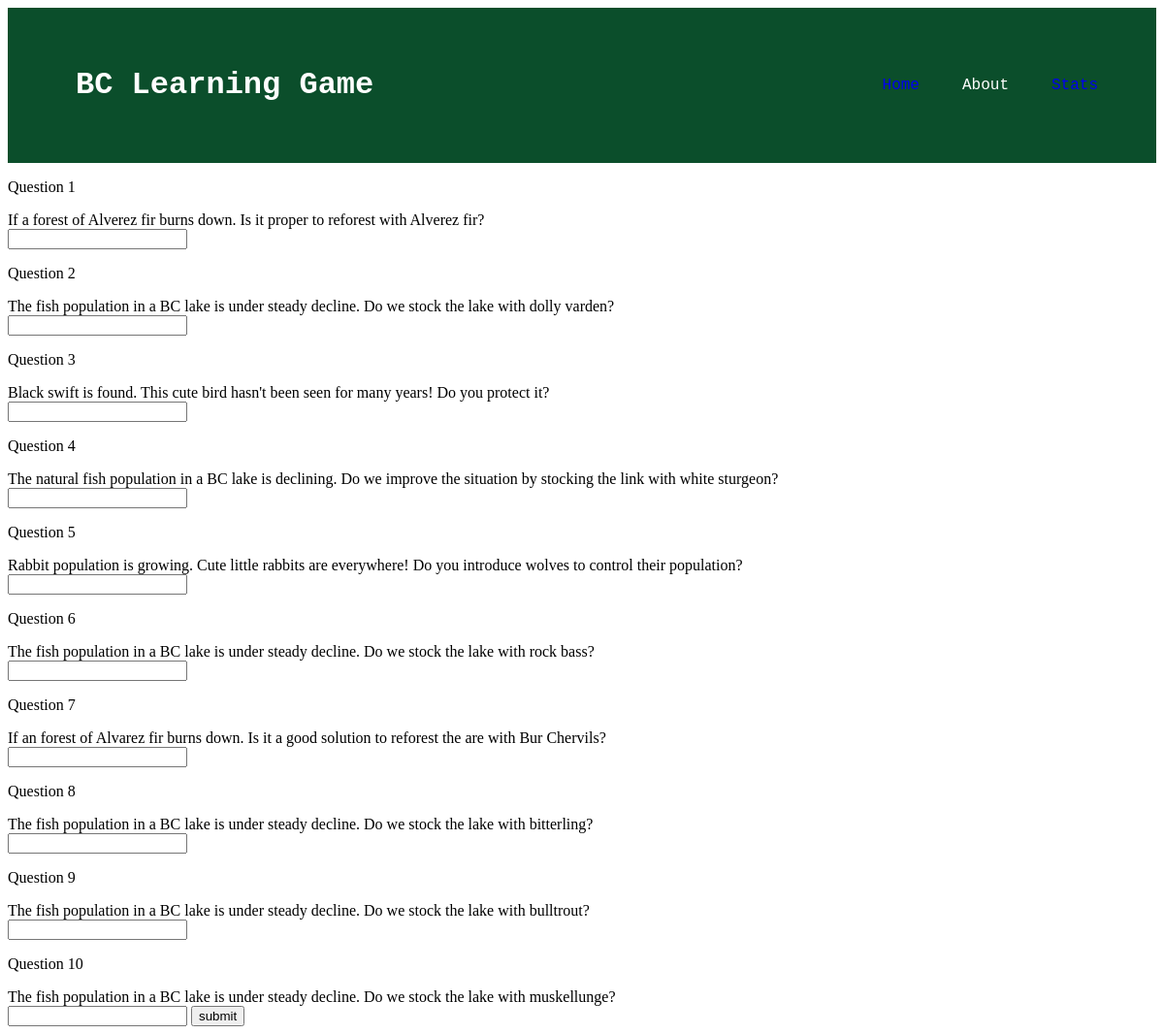
Screenshot of /quiz.php with the database file from the repository.
### tables this page shows
CREATE TABLE `bank` (
  `number` int(11) NOT NULL,
  `question` varchar(512) DEFAULT NULL,
  `answer` varchar(512) NOT NULL
);

### quiz.php (the view, shortened to what this page needs)
<?php
include "header.php";
    $servername = 'localhost';
    $database = 'quiz';
    $usrnm = 'root';
    $password = 'annyeong471';
    $conn = mysqli_connect($servername, $usrnm, $password, $database);
$SELECT_QUESTIONS = "SELECT * FROM bank ORDER BY RAND() LIMIT 10";
$questions = $conn->query($SELECT_QUESTIONS);
?>
<body>
    <?php $index=0?>
    <form method="POST">
        <?php
        while ($question = mysqli_fetch_assoc($questions)):
            $index = $index + 1;
        ?>
        <div class='question'>
            <p>Question <?= $index;?> </p>
            <?php $num = $question['number'];?>
            <?= $quest = $question['question'] ?>
            </div>
            <input type="text" name="currentQuestion<?= $num?>">
        <?php endwhile; ?>
        <input type="submit" name="submit" value="submit">
    </form>
</body>

### rows the page displays
bank: question "If a forest of Alverez fir burns down. Is it proper to reforest with Alverez fir?"
bank: question "The fish population in a BC lake is under steady decline. Do we stock the lake with dolly varden?"
bank: question "Black swift is found. This cute bird hasn't been seen for many years! Do you protect it?"
bank: question "The natural fish population in a BC lake is declining. Do we improve the situation by stocking the link with white sturgeon?"
bank: question "Rabbit population is growing. Cute little rabbits are everywhere! Do you introduce wolves to control their population?"
bank: question "The fish population in a BC lake is under steady decline. Do we stock the lake with rock bass?"
bank: question "If an forest of Alvarez fir burns down. Is it a good solution to reforest the are with Bur Chervils?"
bank: question "The fish population in a BC lake is under steady decline. Do we stock the lake with bitterling?"
bank: question "The fish population in a BC lake is under steady decline. Do we stock the lake with bulltrout?"
bank: question "The fish population in a BC lake is under steady decline. Do we stock the lake with muskellunge?"
